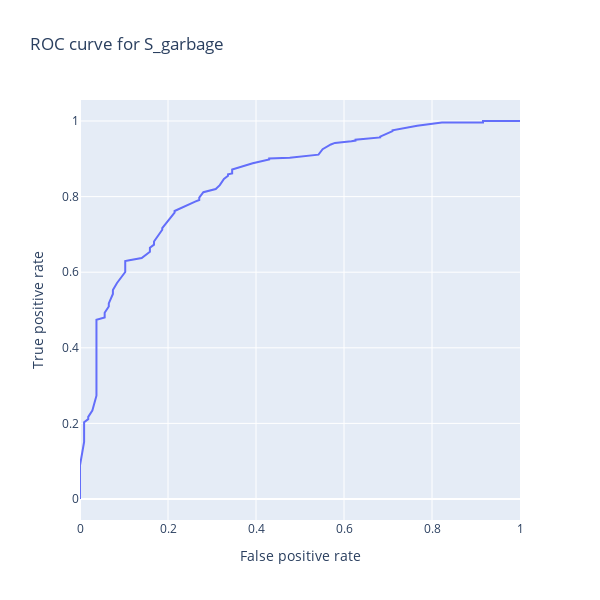

The code cell stored with this chart in its notebook:
### Markdown cell above
This is a binary value, which tells us if we use garbage collection. In this case, we can use a classification algorithm and see how easily we can predict this value. Most of the households dispose of garbage collection, therefore we should not use the naive accuracy score to judge the quality of our prediction. The naive prediction of saying that we predict that all the households have garbage collection leads to an accuracy score of $\frac{1617}{1617+336}\ =\ 0.830$. This score would give the impression that our predictions is good even if it does not provide is any additional information. In order to better judge the quality of the predictor, we will plot the Receiver Operating Characteristic (ROC) curve and provide the Area Under Plot (AUC) score. The ROC curve is able to illustrate the quality of a predictor by ploting the False positive rate ($\text{FP rate} = \frac{\text{FP}}{\text{FP}+\text{TN}}$, $\text{TP rate} = \frac{\text{TP}}{\text{FP}+\text{FN}}$) against the True positive rate for different threshold levels. The AUC score summarizes this plot in a meaningful way by calculating the area under this curve. The closer it is to 1, the better the prediction is. A score of 0.5 means, that the performance of the regressor is randomly guessing.

### Code cell
plot_AUC_curve(df_survey_train, df_survey_test, df_census_train, df_census_test, GradientBoostingRegressor(), ['S_garbage'])

### Figure 1 — Plotly figure (JSON) as saved in the notebook; plotly's stock layout.template omitted (floating-point values rounded to 4 significant figures)
{"data": [{"hovertemplate": "False positive rate=%{x}<br>True positive rate=%{y}<extra></extra>", "legendgroup": "", "line": {"color": "#636efa", "dash": "solid"}, "mode": "lines", "name": "", "orientation": "v", "showlegend": false, "type": "scatter", "x": [0, 0, 0, 0, 0, 0, 0, 0, 0, 0.009346, 0.009346, 0.009346, 0.009346, 0.009346, 0.009346, 0.009346, 0.01869, 0.01869, 0.01869, 0.02804, 0.03738, 0.03738, 0.03738, 0.03738, 0.03738, 0.03738, 0.03738, 0.03738, 0.03738, 0.03738, 0.03738, 0.03738, 0.03738, 0.03738, 0.03738, 0.03738, 0.05607, 0.05607, 0.06542, 0.06542, 0.07477, 0.07477, 0.07477, 0.08411, 0.1028, 0.1028, 0.1028, 0.1028, 0.1028, 0.1121, 0.1402, 0.1589, 0.1589, 0.1682, 0.1682, 0.1869, 0.1869, 0.215, 0.215, 0.2617, 0.271, 0.271, 0.2804, 0.3084, 0.3178, 0.3271, 0.3364, 0.3364, 0.3458, 0.3458, 0.3458, 0.3925, 0.4299, 0.4299, 0.4766, 0.5421, 0.5514, 0.5701, 0.5794, 0.6168, 0.6262, 0.6262, 0.6729, 0.6822, 0.6822, 0.7009, 0.7103, 0.7103, 0.7664, 0.8224, 0.8411, 0.8972, 0.9159, 0.9159, 0.9252, 0.9626, 0.972, 0.9907, 1], "xaxis": "x", "y": [0, 0.008282, 0.01035, 0.01449, 0.0352, 0.07039, 0.07867, 0.08282, 0.08903, 0.1511, 0.1594, 0.1636, 0.1781, 0.1843, 0.1988, 0.2029, 0.2112, 0.2133, 0.2174, 0.234, 0.2692, 0.2733, 0.3251, 0.3354, 0.3437, 0.3478, 0.3665, 0.3789, 0.3934, 0.3954, 0.4099, 0.4286, 0.4306, 0.4451, 0.4472, 0.4741, 0.4803, 0.4928, 0.5093, 0.5176, 0.5424, 0.5487, 0.5528, 0.5714, 0.5983, 0.6004, 0.6128, 0.6253, 0.6294, 0.6315, 0.6377, 0.6542, 0.6646, 0.6729, 0.6812, 0.7122, 0.7164, 0.7578, 0.7619, 0.7867, 0.7909, 0.7971, 0.8116, 0.8199, 0.8302, 0.8468, 0.8551, 0.8592, 0.8613, 0.8634, 0.8716, 0.8882, 0.8986, 0.9006, 0.9027, 0.911, 0.9255, 0.9379, 0.942, 0.9462, 0.9482, 0.9503, 0.9545, 0.9565, 0.9586, 0.9669, 0.9731, 0.9752, 0.9876, 0.9959, 0.9959, 0.9959, 0.9959, 1, 1, 1, 1, 1, 1], "yaxis": "y"}], "layout": {"height": 600, "legend": {"tracegroupgap": 0}, "showlegend": false, "title": {"text": "ROC curve for S_garbage"}, "width": 600, "xaxis": {"anchor": "y", "autorange": true, "domain": [0, 1], "range": [0, 1], "title": {"text": "False positive rate"}, "type": "linear"}, "yaxis": {"anchor": "x", "autorange": true, "domain": [0, 1], "range": [-0.05556, 1.056], "title": {"text": "True positive rate"}, "type": "linear"}}}
